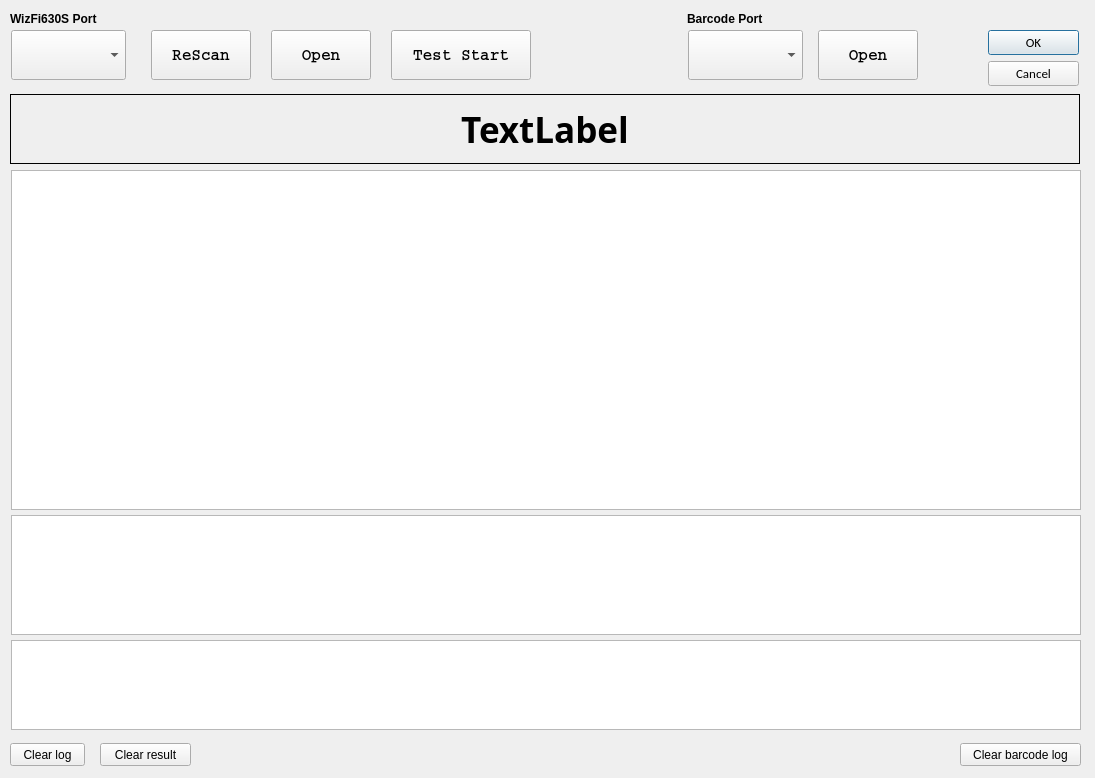
<?xml version="1.0" encoding="UTF-8"?>
<ui version="4.0">
 <class>MainWindow</class>
 <widget class="QMainWindow" name="MainWindow">
  <property name="geometry">
   <rect>
    <x>0</x>
    <y>0</y>
    <width>1095</width>
    <height>778</height>
   </rect>
  </property>
  <property name="minimumSize">
   <size>
    <width>600</width>
    <height>425</height>
   </size>
  </property>
  <property name="maximumSize">
   <size>
    <width>1200</width>
    <height>850</height>
   </size>
  </property>
  <property name="windowTitle">
   <string>MainWindow</string>
  </property>
  <widget class="QWidget" name="centralwidget">
   <widget class="QPushButton" name="button_open_barcodeport">
    <property name="geometry">
     <rect>
      <x>818</x>
      <y>30</y>
      <width>100</width>
      <height>50</height>
     </rect>
    </property>
    <property name="minimumSize">
     <size>
      <width>100</width>
      <height>50</height>
     </size>
    </property>
    <property name="maximumSize">
     <size>
      <width>100</width>
      <height>50</height>
     </size>
    </property>
    <property name="font">
     <font>
      <family>Courier</family>
      <pointsize>12</pointsize>
      <weight>75</weight>
      <bold>true</bold>
     </font>
    </property>
    <property name="text">
     <string>Open</string>
    </property>
   </widget>
   <widget class="QPushButton" name="button_clear_result">
    <property name="geometry">
     <rect>
      <x>100</x>
      <y>743</y>
      <width>91</width>
      <height>23</height>
     </rect>
    </property>
    <property name="text">
     <string>Clear result</string>
    </property>
   </widget>
   <widget class="QWidget" name="layoutWidget">
    <property name="geometry">
     <rect>
      <x>10</x>
      <y>168</y>
      <width>1072</width>
      <height>564</height>
     </rect>
    </property>
    <layout class="QGridLayout" name="gridLayout">
     <property name="verticalSpacing">
      <number>3</number>
     </property>
     <item row="0" column="0">
      <widget class="QPlainTextEdit" name="logtextedit">
       <property name="minimumSize">
        <size>
         <width>1070</width>
         <height>340</height>
        </size>
       </property>
       <property name="maximumSize">
        <size>
         <width>1070</width>
         <height>340</height>
        </size>
       </property>
       <property name="font">
        <font>
         <family>Courier</family>
         <pointsize>10</pointsize>
        </font>
       </property>
      </widget>
     </item>
     <item row="2" column="0">
      <widget class="QPlainTextEdit" name="logtextedit_barcode">
       <property name="minimumSize">
        <size>
         <width>1070</width>
         <height>90</height>
        </size>
       </property>
       <property name="maximumSize">
        <size>
         <width>1070</width>
         <height>90</height>
        </size>
       </property>
       <property name="font">
        <font>
         <family>Courier</family>
         <pointsize>10</pointsize>
        </font>
       </property>
      </widget>
     </item>
     <item row="1" column="0">
      <widget class="QPlainTextEdit" name="textedit_result">
       <property name="minimumSize">
        <size>
         <width>1070</width>
         <height>120</height>
        </size>
       </property>
       <property name="maximumSize">
        <size>
         <width>1070</width>
         <height>120</height>
        </size>
       </property>
       <property name="font">
        <font>
         <family>Courier</family>
         <pointsize>10</pointsize>
        </font>
       </property>
      </widget>
     </item>
    </layout>
   </widget>
   <widget class="QLabel" name="label_2">
    <property name="geometry">
     <rect>
      <x>687</x>
      <y>9</y>
      <width>110</width>
      <height>20</height>
     </rect>
    </property>
    <property name="minimumSize">
     <size>
      <width>110</width>
      <height>20</height>
     </size>
    </property>
    <property name="maximumSize">
     <size>
      <width>110</width>
      <height>20</height>
     </size>
    </property>
    <property name="font">
     <font>
      <weight>75</weight>
      <bold>true</bold>
     </font>
    </property>
    <property name="text">
     <string>Barcode Port</string>
    </property>
   </widget>
   <widget class="QPushButton" name="button_clear_log">
    <property name="geometry">
     <rect>
      <x>10</x>
      <y>743</y>
      <width>75</width>
      <height>23</height>
     </rect>
    </property>
    <property name="text">
     <string>Clear log</string>
    </property>
   </widget>
   <widget class="QPushButton" name="button_clear_barcodelog">
    <property name="geometry">
     <rect>
      <x>960</x>
      <y>743</y>
      <width>121</width>
      <height>23</height>
     </rect>
    </property>
    <property name="text">
     <string>Clear barcode log</string>
    </property>
   </widget>
   <widget class="QLabel" name="msglabel">
    <property name="geometry">
     <rect>
      <x>10</x>
      <y>94</y>
      <width>1070</width>
      <height>70</height>
     </rect>
    </property>
    <property name="minimumSize">
     <size>
      <width>1070</width>
      <height>68</height>
     </size>
    </property>
    <property name="maximumSize">
     <size>
      <width>1070</width>
      <height>70</height>
     </size>
    </property>
    <property name="font">
     <font>
      <family>Book Antiqua</family>
      <pointsize>26</pointsize>
      <weight>75</weight>
      <bold>true</bold>
     </font>
    </property>
    <property name="frameShape">
     <enum>QFrame::Box</enum>
    </property>
    <property name="text">
     <string>TextLabel</string>
    </property>
    <property name="alignment">
     <set>Qt::AlignCenter</set>
    </property>
   </widget>
   <widget class="QDialogButtonBox" name="buttonBox">
    <property name="geometry">
     <rect>
      <x>988</x>
      <y>30</y>
      <width>91</width>
      <height>61</height>
     </rect>
    </property>
    <property name="font">
     <font>
      <family>Calibri</family>
      <pointsize>10</pointsize>
     </font>
    </property>
    <property name="orientation">
     <enum>Qt::Vertical</enum>
    </property>
    <property name="standardButtons">
     <set>QDialogButtonBox::Cancel|QDialogButtonBox::Ok</set>
    </property>
   </widget>
   <widget class="QPushButton" name="startbutton">
    <property name="geometry">
     <rect>
      <x>391</x>
      <y>30</y>
      <width>140</width>
      <height>50</height>
     </rect>
    </property>
    <property name="minimumSize">
     <size>
      <width>140</width>
      <height>50</height>
     </size>
    </property>
    <property name="maximumSize">
     <size>
      <width>100</width>
      <height>50</height>
     </size>
    </property>
    <property name="font">
     <font>
      <family>Courier</family>
      <pointsize>12</pointsize>
      <weight>75</weight>
      <bold>true</bold>
     </font>
    </property>
    <property name="text">
     <string>Test Start</string>
    </property>
   </widget>
   <widget class="QLabel" name="label">
    <property name="geometry">
     <rect>
      <x>10</x>
      <y>9</y>
      <width>110</width>
      <height>20</height>
     </rect>
    </property>
    <property name="minimumSize">
     <size>
      <width>110</width>
      <height>20</height>
     </size>
    </property>
    <property name="maximumSize">
     <size>
      <width>110</width>
      <height>20</height>
     </size>
    </property>
    <property name="font">
     <font>
      <weight>75</weight>
      <bold>true</bold>
     </font>
    </property>
    <property name="text">
     <string>WizFi630S Port</string>
    </property>
   </widget>
   <widget class="QPushButton" name="rescanbutton">
    <property name="geometry">
     <rect>
      <x>151</x>
      <y>30</y>
      <width>100</width>
      <height>50</height>
     </rect>
    </property>
    <property name="minimumSize">
     <size>
      <width>100</width>
      <height>50</height>
     </size>
    </property>
    <property name="maximumSize">
     <size>
      <width>100</width>
      <height>50</height>
     </size>
    </property>
    <property name="font">
     <font>
      <family>Courier</family>
      <pointsize>12</pointsize>
      <weight>75</weight>
      <bold>true</bold>
     </font>
    </property>
    <property name="toolTip">
     <string>&lt;html&gt;&lt;head/&gt;&lt;body&gt;&lt;p&gt;ReScan COM ports&lt;/p&gt;&lt;/body&gt;&lt;/html&gt;</string>
    </property>
    <property name="text">
     <string>ReScan</string>
    </property>
   </widget>
   <widget class="QPushButton" name="button_open_devport">
    <property name="geometry">
     <rect>
      <x>271</x>
      <y>30</y>
      <width>100</width>
      <height>50</height>
     </rect>
    </property>
    <property name="minimumSize">
     <size>
      <width>100</width>
      <height>50</height>
     </size>
    </property>
    <property name="maximumSize">
     <size>
      <width>100</width>
      <height>50</height>
     </size>
    </property>
    <property name="font">
     <font>
      <family>Courier</family>
      <pointsize>12</pointsize>
      <weight>75</weight>
      <bold>true</bold>
     </font>
    </property>
    <property name="text">
     <string>Open</string>
    </property>
   </widget>
   <widget class="QComboBox" name="combobox_barcode">
    <property name="geometry">
     <rect>
      <x>688</x>
      <y>30</y>
      <width>115</width>
      <height>50</height>
     </rect>
    </property>
    <property name="minimumSize">
     <size>
      <width>115</width>
      <height>50</height>
     </size>
    </property>
    <property name="maximumSize">
     <size>
      <width>115</width>
      <height>50</height>
     </size>
    </property>
    <property name="font">
     <font>
      <family>Courier</family>
      <pointsize>12</pointsize>
      <weight>75</weight>
      <bold>true</bold>
     </font>
    </property>
   </widget>
   <widget class="QComboBox" name="combobox_devport">
    <property name="geometry">
     <rect>
      <x>11</x>
      <y>30</y>
      <width>115</width>
      <height>50</height>
     </rect>
    </property>
    <property name="minimumSize">
     <size>
      <width>115</width>
      <height>50</height>
     </size>
    </property>
    <property name="maximumSize">
     <size>
      <width>100</width>
      <height>50</height>
     </size>
    </property>
    <property name="font">
     <font>
      <family>Courier</family>
      <pointsize>12</pointsize>
      <weight>75</weight>
      <bold>true</bold>
     </font>
    </property>
   </widget>
  </widget>
 </widget>
 <resources/>
 <connections/>
</ui>
